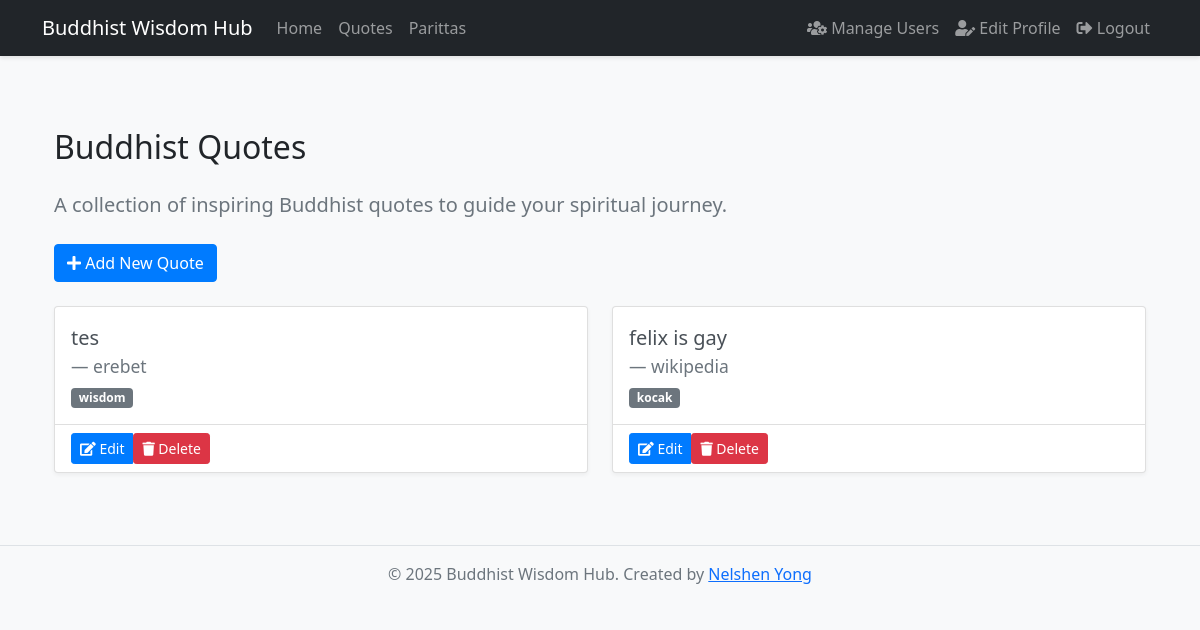
The page /quotes (signed in) on the database its author committed.
### app.py (models this page shows)
class Quote(db.Model):
    __tablename__ = 'quotes'
    id = db.Column(db.Integer, primary_key=True)
    content = db.Column(db.Text, nullable=False)
    source = db.Column(db.String(200))
    category = db.Column(db.String(50))
    date_added = db.Column(db.DateTime, default=datetime.utcnow)
    favorites = db.relationship('Favorite', backref='quote', lazy=True)

### app.py (the view)
@app.route('/quotes')
def quotes():
    quotes = Quote.query.order_by(Quote.date_added.desc()).all()
    return render_template('quotes.html', quotes=quotes)

### app.py (called while the page is built)
def get_current_user():
    if 'user_id' in session:
        return User.query.get(session['user_id'])
    return None

@app.context_processor
def utility_processor():
    return dict(get_current_user=get_current_user)

### templates/quotes.html (shortened to what this page needs)
{% extends "base.html" %}  {% block content %}
<div class="container mt-5">
  <h2 class="mb-4">Buddhist Quotes</h2>
  <p class="lead mb-4">
    A collection of inspiring Buddhist quotes to guide your spiritual journey.
  </p>
  {% if session.get('user_id') %} {% set user = get_current_user() %} {% if user
  and user.is_admin %}
  <div class="mb-4">
    <a href="{{ url_for('add_quote') }}" class="btn btn-primary">
      <i class="fas fa-plus"></i> Add New Quote
    </a>
  </div>
  {% endif %} {% endif %}
  <div class="row">
    {% for quote in quotes %}
    <div class="col-md-6 mb-4">
      <div class="card h-100">
        <div class="card-body">
          <blockquote class="blockquote mb-0">
            <p class="card-text">{{ quote.content }}</p>
            {% if quote.source %}
            <footer class="blockquote-footer">{{ quote.source }}</footer>
            {% endif %}
          </blockquote>
          {% if quote.category %}
          <span class="badge bg-secondary mt-2">{{ quote.category }}</span>
          {% endif %}
        </div>
        {% if session.get('user_id') %} {% set user = get_current_user() %} {%
        if user and user.is_admin %}
        <div class="card-footer bg-transparent">
          <div class="btn-group">
            <a
              href="{{ url_for('edit_quote', quote_id=quote.id) }}"
              class="btn btn-sm btn-primary"
            >
              <i class="fas fa-edit"></i> Edit
            </a>
            <form
              method="POST"
              action="{{ url_for('delete_quote', quote_id=quote.id) }}"
              class="d-inline"
            >
              <button
                type="submit"
                class="btn btn-sm btn-danger"
                onclick="return confirm('Are you sure you want to delete this quote?')"
              >
                <i class="fas fa-trash"></i> Delete
              </button>
            </form>
          </div>
        </div>
        {% endif %} {% endif %}
      </div>
    </div>
    {% endfor %}
  </div>
</div>
{% endblock %}

### static/css/style.css (style rules this page uses)
body { min-height: 100vh; display: flex; flex-direction: column; background-color: #f8f9fa; }
.card { box-shadow: 0 2px 4px rgba(0, 0, 0, 0.05); transition: transform 0.2s; }
.lead { color: #6c757d; }
.card-text { color: #495057; }
.btn-primary { background-color: #007bff; border-color: #007bff; }

### rows shown on the page
Quote: content "tes", source "erebet", category "wisdom"
Quote: content "felix is gay", source "wikipedia", category "kocak"
